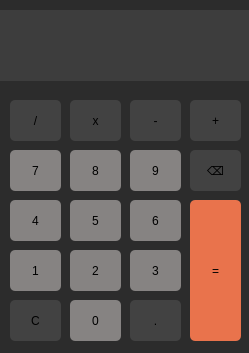
<?xml version="1.0" encoding="UTF-8"?>
<ui version="4.0">
 <class>MainWindow</class>
 <widget class="QMainWindow" name="MainWindow">
  <property name="geometry">
   <rect>
    <x>0</x>
    <y>0</y>
    <width>249</width>
    <height>353</height>
   </rect>
  </property>
  <property name="windowTitle">
   <string>Calculadora</string>
  </property>
  <property name="styleSheet">
   <string notr="true"/>
  </property>
  <widget class="QWidget" name="centralwidget">
   <property name="styleSheet">
    <string notr="true">background-color: #2c2c2c</string>
   </property>
   <widget class="QPushButton" name="btnNumero7">
    <property name="geometry">
     <rect>
      <x>10</x>
      <y>150</y>
      <width>51</width>
      <height>41</height>
     </rect>
    </property>
    <property name="styleSheet">
     <string notr="true">background-color: #868382; border: none; border-radius: 5px</string>
    </property>
    <property name="text">
     <string>7</string>
    </property>
   </widget>
   <widget class="QPushButton" name="btnNumero8">
    <property name="geometry">
     <rect>
      <x>70</x>
      <y>150</y>
      <width>51</width>
      <height>41</height>
     </rect>
    </property>
    <property name="styleSheet">
     <string notr="true">background-color: #868382; border: none; border-radius: 5px</string>
    </property>
    <property name="text">
     <string>8</string>
    </property>
   </widget>
   <widget class="QPushButton" name="btnNumero9">
    <property name="geometry">
     <rect>
      <x>130</x>
      <y>150</y>
      <width>51</width>
      <height>41</height>
     </rect>
    </property>
    <property name="styleSheet">
     <string notr="true">background-color: #868382; border: none; border-radius: 5px</string>
    </property>
    <property name="text">
     <string>9</string>
    </property>
   </widget>
   <widget class="QPushButton" name="btnNumero6">
    <property name="geometry">
     <rect>
      <x>130</x>
      <y>200</y>
      <width>51</width>
      <height>41</height>
     </rect>
    </property>
    <property name="styleSheet">
     <string notr="true">background-color: #868382; border: none; border-radius: 5px</string>
    </property>
    <property name="text">
     <string>6</string>
    </property>
   </widget>
   <widget class="QPushButton" name="btnNumero5">
    <property name="geometry">
     <rect>
      <x>70</x>
      <y>200</y>
      <width>51</width>
      <height>41</height>
     </rect>
    </property>
    <property name="styleSheet">
     <string notr="true">background-color: #868382; border: none; border-radius: 5px</string>
    </property>
    <property name="text">
     <string>5</string>
    </property>
   </widget>
   <widget class="QPushButton" name="btnNumero4">
    <property name="geometry">
     <rect>
      <x>10</x>
      <y>200</y>
      <width>51</width>
      <height>41</height>
     </rect>
    </property>
    <property name="styleSheet">
     <string notr="true">background-color: #868382; border: none; border-radius: 5px</string>
    </property>
    <property name="text">
     <string>4</string>
    </property>
   </widget>
   <widget class="QPushButton" name="btnDot">
    <property name="geometry">
     <rect>
      <x>130</x>
      <y>300</y>
      <width>51</width>
      <height>41</height>
     </rect>
    </property>
    <property name="styleSheet">
     <string notr="true">background-color: #424242; border: none; border-radius: 5px</string>
    </property>
    <property name="text">
     <string>.</string>
    </property>
   </widget>
   <widget class="QPushButton" name="btnBackSpace">
    <property name="geometry">
     <rect>
      <x>190</x>
      <y>150</y>
      <width>51</width>
      <height>41</height>
     </rect>
    </property>
    <property name="styleSheet">
     <string notr="true">background-color: #424242; border: none; border-radius: 5px</string>
    </property>
    <property name="text">
     <string>⌫</string>
    </property>
   </widget>
   <widget class="QPushButton" name="btnNumero3">
    <property name="geometry">
     <rect>
      <x>130</x>
      <y>250</y>
      <width>51</width>
      <height>41</height>
     </rect>
    </property>
    <property name="styleSheet">
     <string notr="true">background-color: #868382; border: none; border-radius: 5px</string>
    </property>
    <property name="text">
     <string>3</string>
    </property>
   </widget>
   <widget class="QPushButton" name="btnNumero0">
    <property name="geometry">
     <rect>
      <x>70</x>
      <y>300</y>
      <width>51</width>
      <height>41</height>
     </rect>
    </property>
    <property name="styleSheet">
     <string notr="true">background-color: #868382; border: none; border-radius: 5px</string>
    </property>
    <property name="text">
     <string>0</string>
    </property>
   </widget>
   <widget class="QPushButton" name="btnNumero2">
    <property name="geometry">
     <rect>
      <x>70</x>
      <y>250</y>
      <width>51</width>
      <height>41</height>
     </rect>
    </property>
    <property name="styleSheet">
     <string notr="true">background-color: #868382; border: none; border-radius: 5px</string>
    </property>
    <property name="text">
     <string>2</string>
    </property>
   </widget>
   <widget class="QPushButton" name="btnNumero1">
    <property name="geometry">
     <rect>
      <x>10</x>
      <y>250</y>
      <width>51</width>
      <height>41</height>
     </rect>
    </property>
    <property name="styleSheet">
     <string notr="true">background-color: #868382; border: none; border-radius: 5px</string>
    </property>
    <property name="text">
     <string>1</string>
    </property>
   </widget>
   <widget class="QPushButton" name="btnMinus">
    <property name="geometry">
     <rect>
      <x>130</x>
      <y>100</y>
      <width>51</width>
      <height>41</height>
     </rect>
    </property>
    <property name="styleSheet">
     <string notr="true">background-color: #424242; border: none; border-radius: 5px</string>
    </property>
    <property name="text">
     <string>-</string>
    </property>
   </widget>
   <widget class="QPushButton" name="btnSum">
    <property name="geometry">
     <rect>
      <x>190</x>
      <y>100</y>
      <width>51</width>
      <height>41</height>
     </rect>
    </property>
    <property name="styleSheet">
     <string notr="true">background-color: #424242; border: none; border-radius: 5px</string>
    </property>
    <property name="text">
     <string>+</string>
    </property>
   </widget>
   <widget class="QPushButton" name="btnMult">
    <property name="geometry">
     <rect>
      <x>70</x>
      <y>100</y>
      <width>51</width>
      <height>41</height>
     </rect>
    </property>
    <property name="styleSheet">
     <string notr="true">background-color: #424242; border: none; border-radius: 5px</string>
    </property>
    <property name="text">
     <string>x</string>
    </property>
   </widget>
   <widget class="QPushButton" name="btnDiv">
    <property name="geometry">
     <rect>
      <x>10</x>
      <y>100</y>
      <width>51</width>
      <height>41</height>
     </rect>
    </property>
    <property name="styleSheet">
     <string notr="true">background-color: #424242; border: none; border-radius: 5px</string>
    </property>
    <property name="text">
     <string>/</string>
    </property>
   </widget>
   <widget class="QPushButton" name="btnCancel">
    <property name="geometry">
     <rect>
      <x>10</x>
      <y>300</y>
      <width>51</width>
      <height>41</height>
     </rect>
    </property>
    <property name="styleSheet">
     <string notr="true">background-color: #424242; border: none; border-radius: 5px</string>
    </property>
    <property name="text">
     <string>C</string>
    </property>
   </widget>
   <widget class="QPushButton" name="btnEquals">
    <property name="geometry">
     <rect>
      <x>190</x>
      <y>200</y>
      <width>51</width>
      <height>141</height>
     </rect>
    </property>
    <property name="styleSheet">
     <string notr="true">background-color: #e9734c; border: none; border-radius: 5px;</string>
    </property>
    <property name="text">
     <string>=</string>
    </property>
   </widget>
   <widget class="QLabel" name="lblResult">
    <property name="geometry">
     <rect>
      <x>0</x>
      <y>10</y>
      <width>251</width>
      <height>71</height>
     </rect>
    </property>
    <property name="styleSheet">
     <string notr="true">background-color: #3d3d3d; padding:5px; font-size:30px;</string>
    </property>
    <property name="text">
     <string/>
    </property>
    <property name="alignment">
     <set>Qt::AlignmentFlag::AlignRight|Qt::AlignmentFlag::AlignTrailing|Qt::AlignmentFlag::AlignVCenter</set>
    </property>
   </widget>
  </widget>
 </widget>
 <resources/>
 <connections/>
</ui>
